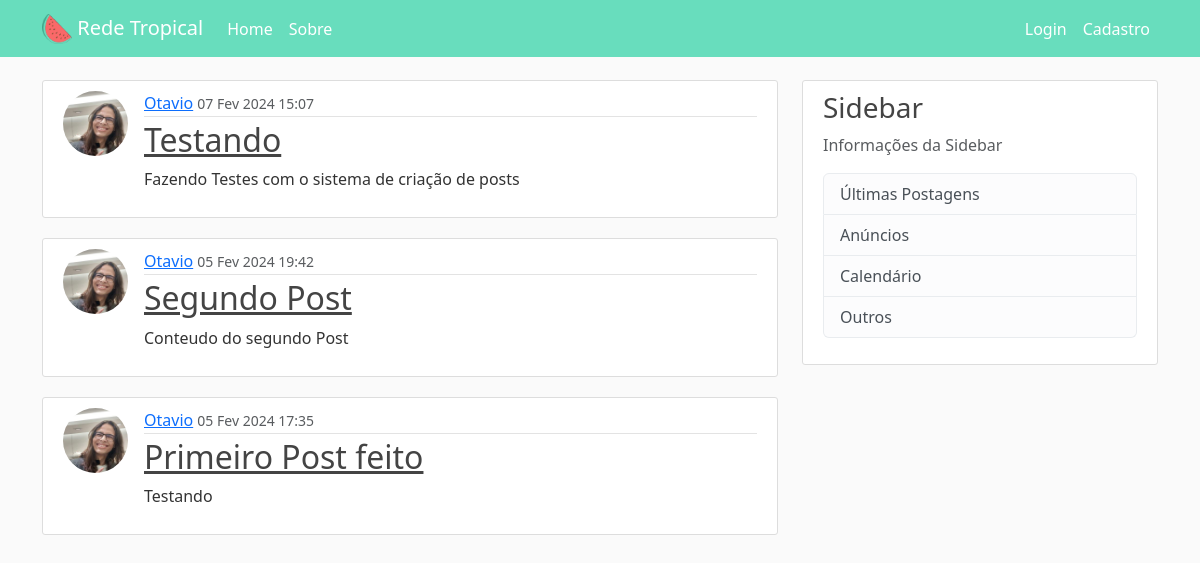
Before: / with the older database file.
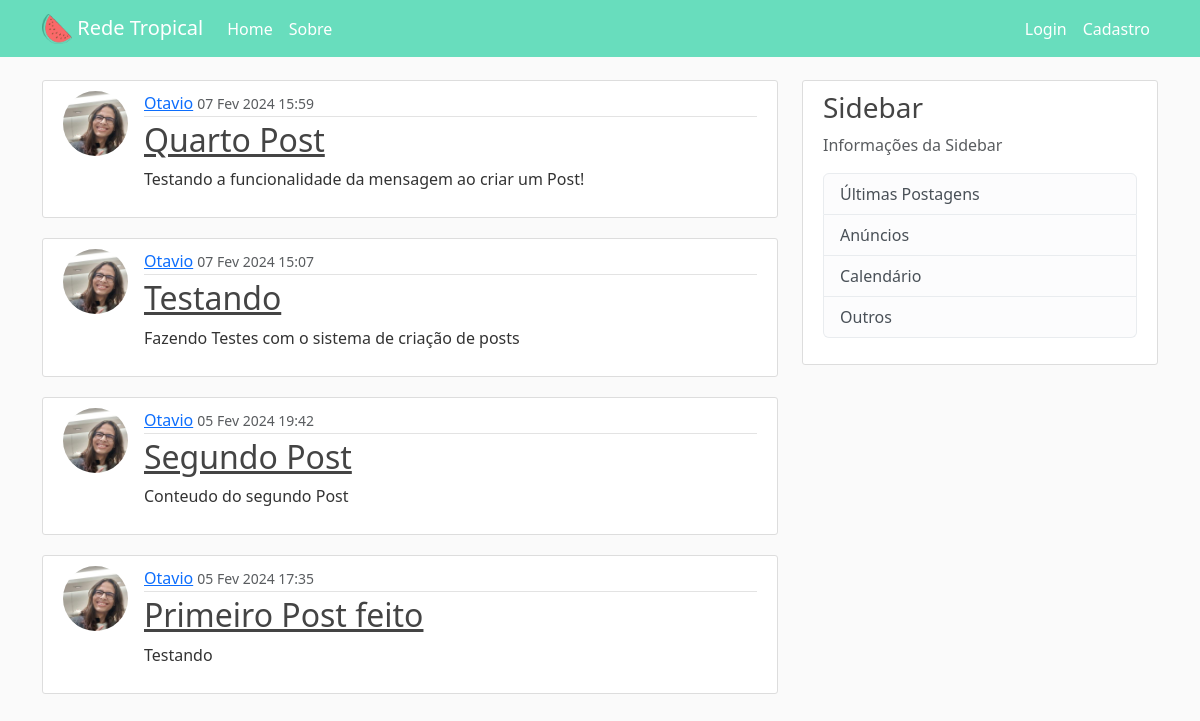
After: the same page with the newer database file.
### BlogApp/models.py (models this page shows, shortened)
class Post(models.Model):
    titulo = models.CharField(max_length=64)
    conteudo = models.TextField()
    data = models.DateTimeField(default=timezone.now)
    autor = models.ForeignKey(User, on_delete = models.CASCADE)

### users/models.py (models this page shows, shortened)
class Profile(models.Model):
    user = models.OneToOneField(User, on_delete = models.CASCADE)
    image = models.ImageField(default = 'default.jpg', upload_to='profile_pics')

### BlogApp/views.py (the view)
# urls.py: path('', views.home, name='Blog-Home'),
def home(request):
    if request.method == "POST":
        form = PostCreateForm(request.POST)
        if form.is_valid():
            post = form.save(commit=False)
            post.autor = request.user
            post.save()
            messages.success(request, f'Postado!')
            return redirect('Blog-Home')
    else:
        form = PostCreateForm()
    context = {
        'posts': Post.objects.all(),
        'form': form
    }
    return render(request, 'BlogApp/home.html', context)

### BlogApp/templates/BlogApp/home.html (shortened to what this page needs)
{% extends "BlogApp/base.html" %}
{% load crispy_forms_tags %}
{% block content %}
{% for post in posts reversed %}
<article class="media content-section">
	<div class="d-flex">
		<img class= "rounded-circle article-img" src="{{post.autor.profile.image.url}}" alt="">
		<div class="media-body flex-grow-1">
			<div class="article-metadata">
				<a class="mr-2" href="#">{{ post.autor }}</a>
				<small class="text-muted">{{ post.data|date:"d M Y H:i" }}</small>
			</div>
			<h2><a class="article-title" href="{% url "post-detail" post.id %}">{{ post.titulo }}</a></h2>
			<p class="article-content">{{ post.conteudo }}</p>
		</div>
	</div>
</article>
{% endfor %}
{% endblock content %}

### BlogApp/templates/BlogApp/base.html (shortened to what this page needs)
{% load static %}
<!DOCTYPE html>
<html>
<head>
    <link href="https://cdn.jsdelivr.net/npm/bootstrap@5.3.2/dist/css/bootstrap.min.css" rel="stylesheet">
    <link rel="stylesheet" type="text/css" href="{% static "BlogApp/main.css" %}">
</head>
<body>
    <header class="site-header">
        <nav class="navbar navbar-expand-md bg-green navbar-dark fixed-top">
          <div class="container">
            <a class="navbar-brand mr-4" href="{% url "Blog-Home" %}">
                <img src="{% static "BlogApp/icone.png" %}" alt="Logo" width="30" height="30" class="d-inline-block align-text-top">
                Rede Tropical
            </a>
            <div class="collapse navbar-collapse" id="navbarToggle">
              <div class="navbar-nav mr-auto">
                <a class="nav-item nav-link" href="{% url "Blog-Home" %}">Home</a>
                <a class="nav-item nav-link" href="{% url "Blog-About" %}">Sobre</a>
              </div>
              <div class="navbar-nav navbar-right">
                {% if user.is_authenticated %}
                  <a class="nav-item nav-link" href="{% url "profile" %}">Perfil</a>
                  <form action="{% url 'logout' %}" method="post">
                    {% csrf_token %}
                    <button class= 'nav-item nav-link' type="submit">Logout</button></li>
                  </form>
                {% else %}
                  <a class="nav-item nav-link" href="{% url "login" %}">Login</a>
                  <a class="nav-item nav-link" href="{% url "register" %}">Cadastro</a>
                {% endif %}
              </div>
            </div>
          </div>
        </nav>
      </header>
      <main role="main" class="container">
        <div class="row">
          <div class="col-md-8">
            {% block content %}{% endblock %}
          </div>
          <div class="col-md-4">
            <div class="content-section">
              <h3>Sidebar</h3>
              <p class='text-muted'>Informações da Sidebar
                <ul class="list-group">
                  <li class="list-group-item list-group-item-light">Últimas Postagens</li>
                  <li class="list-group-item list-group-item-light">Anúncios</li>
                  <li class="list-group-item list-group-item-light">Calendário</li>
                  <li class="list-group-item list-group-item-light">Outros</li>
                </ul>
              </p>
            </div>
          </div>
        </div>
      </main>
</body>
</html>

### BlogApp/static/BlogApp/main.css (style rules this page uses)
body { background: #fafafa; color: #333333; margin-top: 5rem; }
h1, h2, h3, h4, h5, h6 { color: #444444; }
ul { margin: 0; }
.bg-green { background-color: #68ddbd; }
.site-header .navbar-nav .nav-link { color: #ffffff; }
.navbar-right { margin-left: auto; }
.content-section { background: #ffffff; padding: 10px 20px; border: 1px solid #dddddd; border-radius: 3px; margin-bottom: 20px; }
.article-title { color: #444444; }
.article-content { white-space: pre-line; }
.article-img { height: 65px; width: 65px; margin-right: 16px; }
.article-metadata { padding-bottom: 1px; margin-bottom: 4px; border-bottom: 1px solid #e3e3e3 }

Changed rows visible on the page:
added Post: autor.profile.image (picture), autor "Otavio", data "07 Fev 2024 15:59", titulo "Quarto Post", conteudo "Testando a funcionalidade da mensagem ao criar um Post!"
